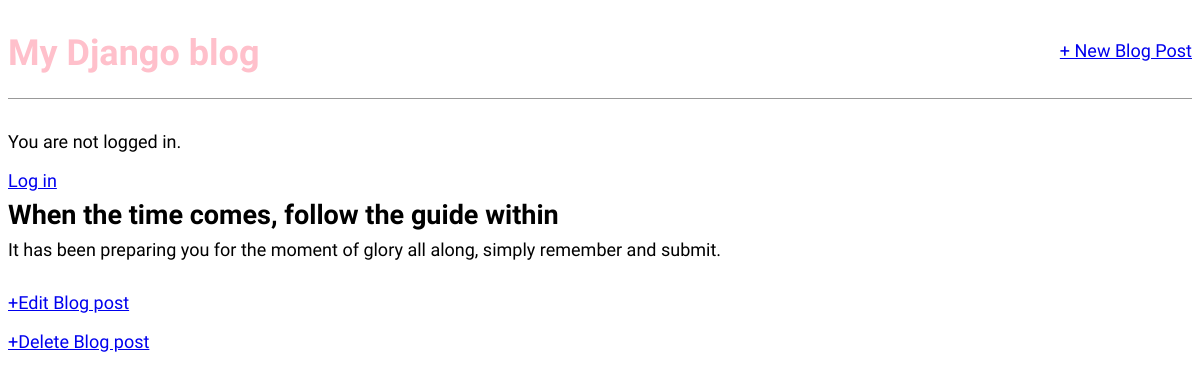
Before: /post/2/ with the older database file.
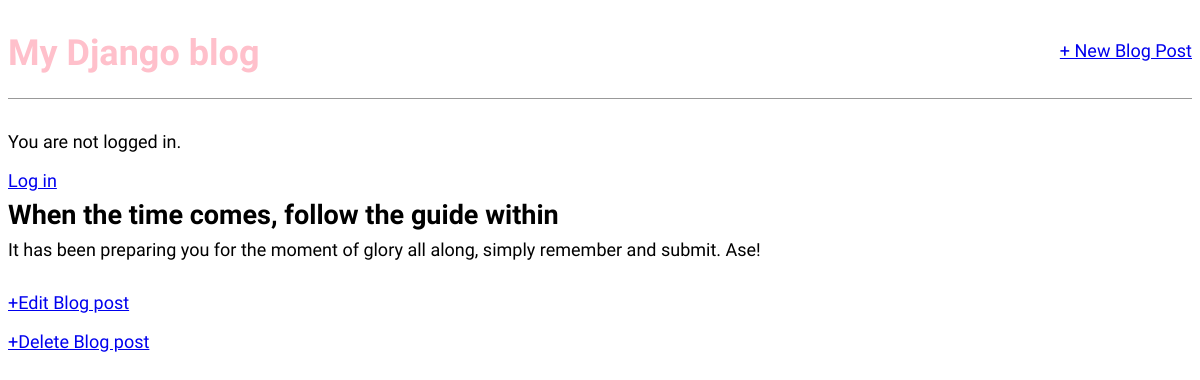
After: the same page with the newer database file.
### blog/models.py (models this page shows, shortened)
class Post(models.Model):
    title  = models.CharField(max_length=200)
    body   = models.TextField()
    author = models.ForeignKey(
            'auth.User',
            on_delete=models.CASCADE,
    )

### blog/views.py (the view)
# urls.py: path('post/<int:pk>/', BlogDetailView.as_view(), name='post_detail'),
class BlogDetailView(DetailView):
    model = Post
    template_name = 'post_detail.html'

### templates/post_detail.html
{% extends 'base.html' %}
{% block content %}
  <div class="post-entry">
    <h2>{{ post.title }}</h2>
    <p>{{ post.body }}</p>
  </div>
  <p><a href="{% url 'post_edit' post.pk %}">+Edit Blog post</a></p>
  <p><a href="{% url 'post_delete' post.pk %}">+Delete Blog post</a></p>
{% endblock content %}

Changed rows visible on the page:
changed Post "When the time comes, follow the guide within": body "It has been preparing you for the moment of glory all along, simply remember and submit." → "It has been preparing you for the moment of glory all along, simply remember and submit. Ase!"
